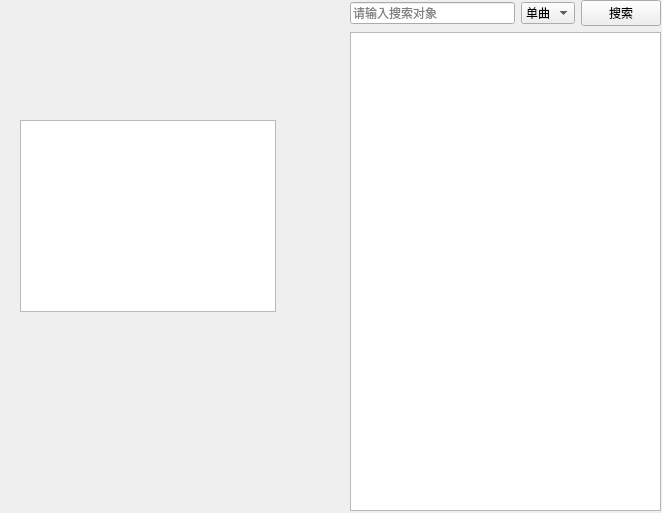
<?xml version="1.0" encoding="UTF-8"?>
<ui version="4.0">
 <class>Form</class>
 <widget class="QWidget" name="Form">
  <property name="geometry">
   <rect>
    <x>0</x>
    <y>0</y>
    <width>662</width>
    <height>513</height>
   </rect>
  </property>
  <property name="windowTitle">
   <string>test</string>
  </property>
  <widget class="QWidget" name="verticalLayoutWidget">
   <property name="geometry">
    <rect>
     <x>350</x>
     <y>0</y>
     <width>311</width>
     <height>511</height>
    </rect>
   </property>
   <layout class="QVBoxLayout" name="search_2">
    <item>
     <layout class="QHBoxLayout" name="search">
      <item>
       <widget class="QLineEdit" name="search_input">
        <property name="placeholderText">
         <string>请输入搜索对象</string>
        </property>
       </widget>
      </item>
      <item>
       <widget class="QComboBox" name="search_type">
        <property name="currentText">
         <string>单曲</string>
        </property>
        <item>
         <property name="text">
          <string>单曲</string>
         </property>
        </item>
        <item>
         <property name="text">
          <string>歌单</string>
         </property>
        </item>
        <item>
         <property name="text">
          <string>歌手</string>
         </property>
        </item>
       </widget>
      </item>
      <item>
       <widget class="QPushButton" name="search_button">
        <property name="text">
         <string>搜索</string>
        </property>
       </widget>
      </item>
     </layout>
    </item>
    <item>
     <widget class="QListWidget" name="list"/>
    </item>
   </layout>
  </widget>
  <widget class="QListView" name="listView">
   <property name="geometry">
    <rect>
     <x>20</x>
     <y>120</y>
     <width>256</width>
     <height>192</height>
    </rect>
   </property>
  </widget>
 </widget>
 <resources/>
 <connections/>
</ui>
